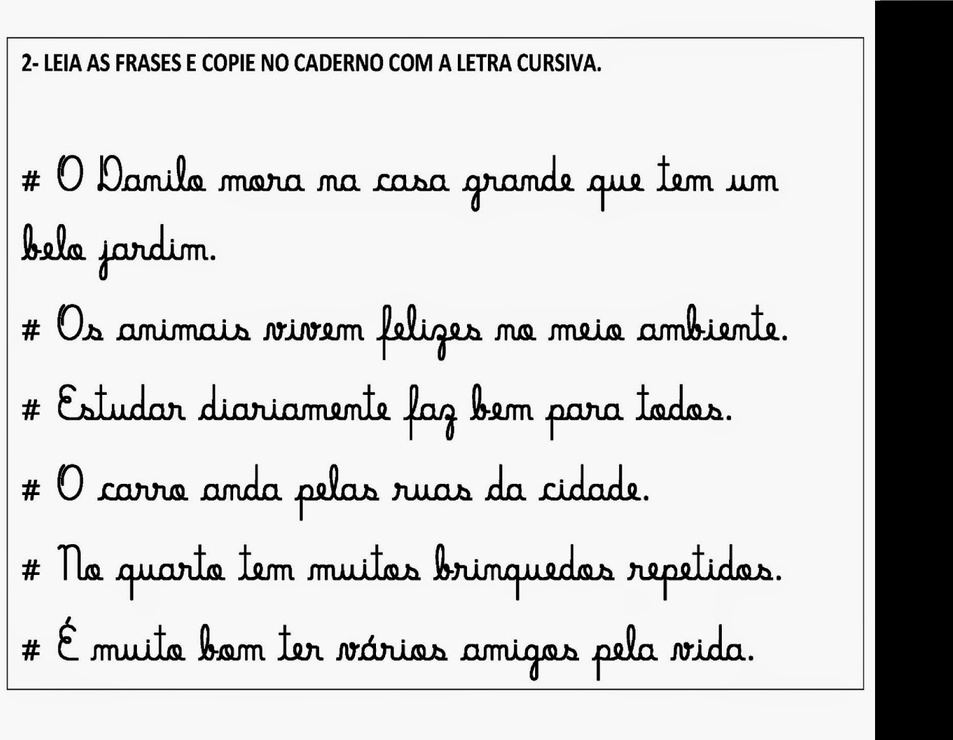
#> input picture tutorials/tesseract/lendo-imagens/ex3.jpg, 953 x 740 px, shrunk from 1455 x 1130 before the run
$ python ocr.py
#> lines starting #> are read from the running program, lines starting #| are printed output that depends on the picture; after the words box and inside, x2 and y2 are one past the last pixel; in counts of white or black regions, pixels touching at a corner belong together
import pytesseract as ocr
import numpy as np
import cv2

from PIL import Image

# tipando a leitura para os canais de ordem RGB
# imagem = Image.open('saoluis.jpg').convert('RGB')
imagem = Image.open('ex3.jpg').convert('RGB')
#> imagem is the input picture: PIL image 953x740 RGB; min 0, max 255, mean 211.8

# convertendo em um array editável de numpy[x, y, CANALS]
npimagem = np.asarray(imagem).astype(np.uint8)

# diminuição dos ruidos antes da binarização
npimagem[:, :, 0] = 0  # zerando o canal R (RED)
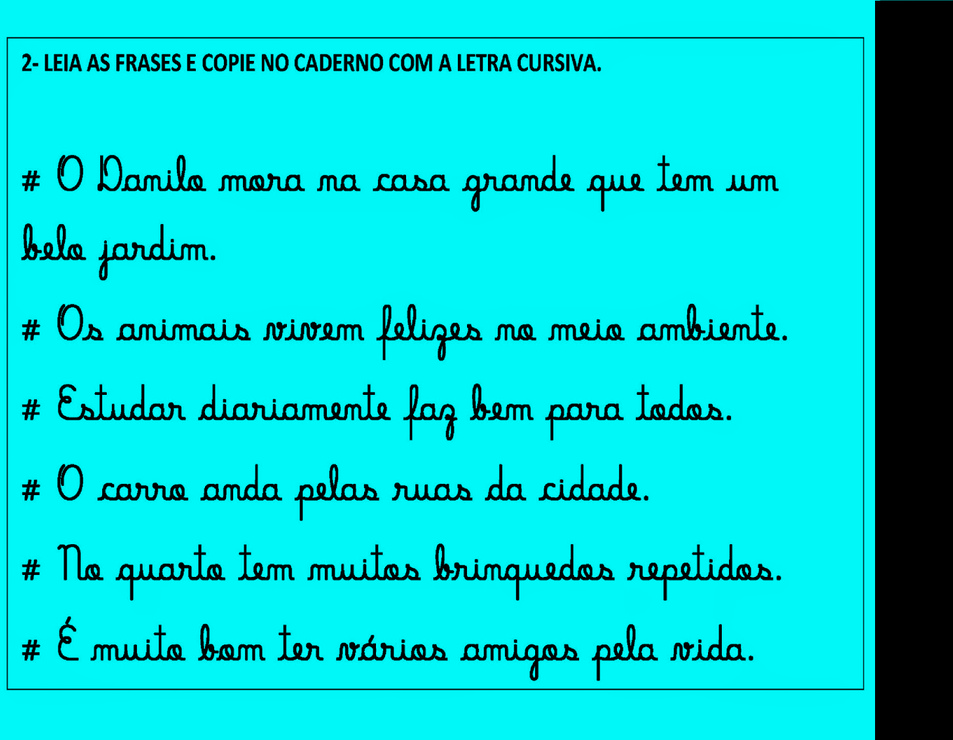
#> npimagem: shape (740, 953, 3); mean R, G, B 0, 211.8, 211.8
npimagem[:, :, 2] = 0  # zerando o canal B (BLUE)
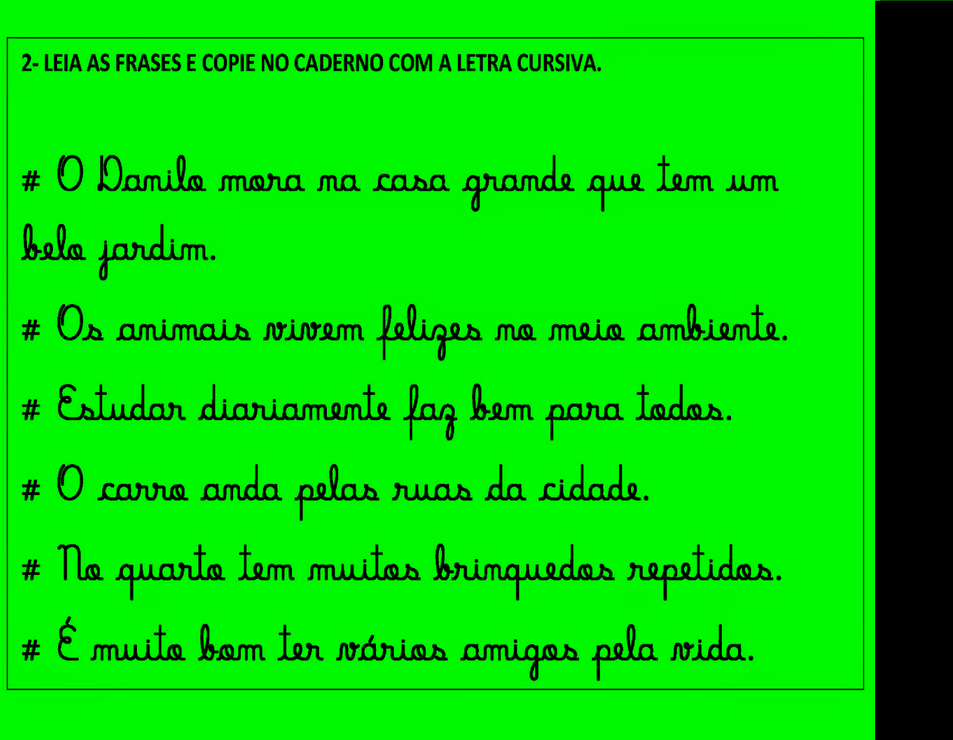
#> npimagem: shape (740, 953, 3); mean R, G, B 0, 211.8, 0

# atribuição em escala de cinza
im = cv2.cvtColor(npimagem, cv2.COLOR_RGB2GRAY)
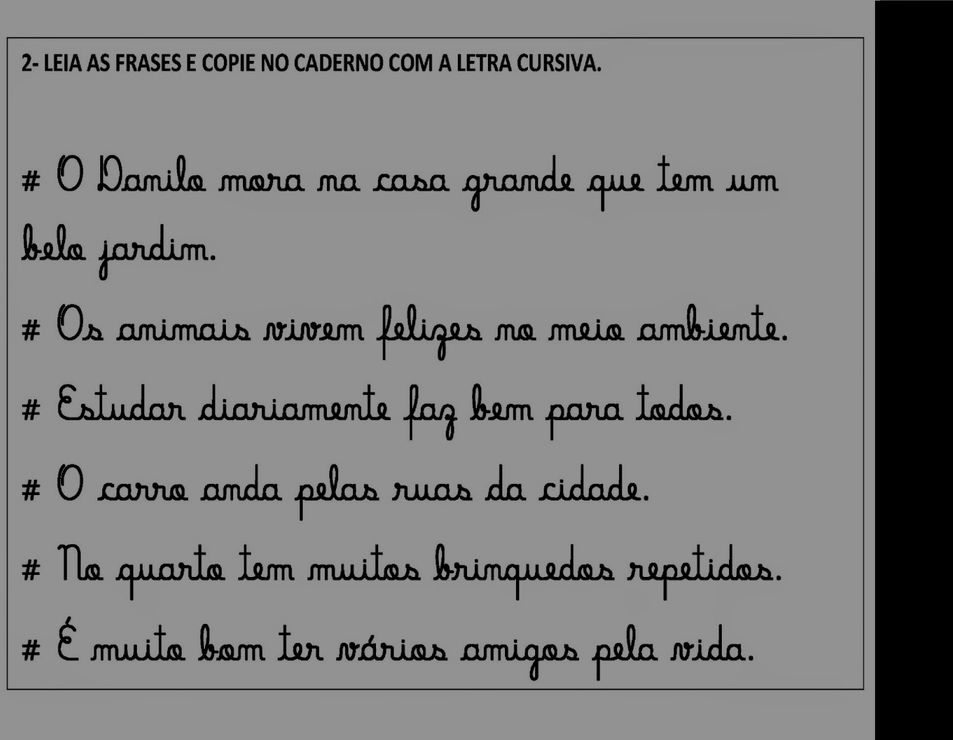
#> im: shape (740, 953); min 0, max 150, mean 124.6

# aplicação da truncagem binária para a intensidade
# pixels de intensidade de cor abaixo de 127 serão convertidos para 0 (PRETO)
# pixels de intensidade de cor acima de 127 serão convertidos para 255 (BRANCO)
# A atrubição do THRESH_OTSU incrementa uma análise inteligente dos nivels de truncagem
ret, thresh = cv2.threshold(im, 200, 255, cv2.THRESH_BINARY | cv2.THRESH_OTSU)
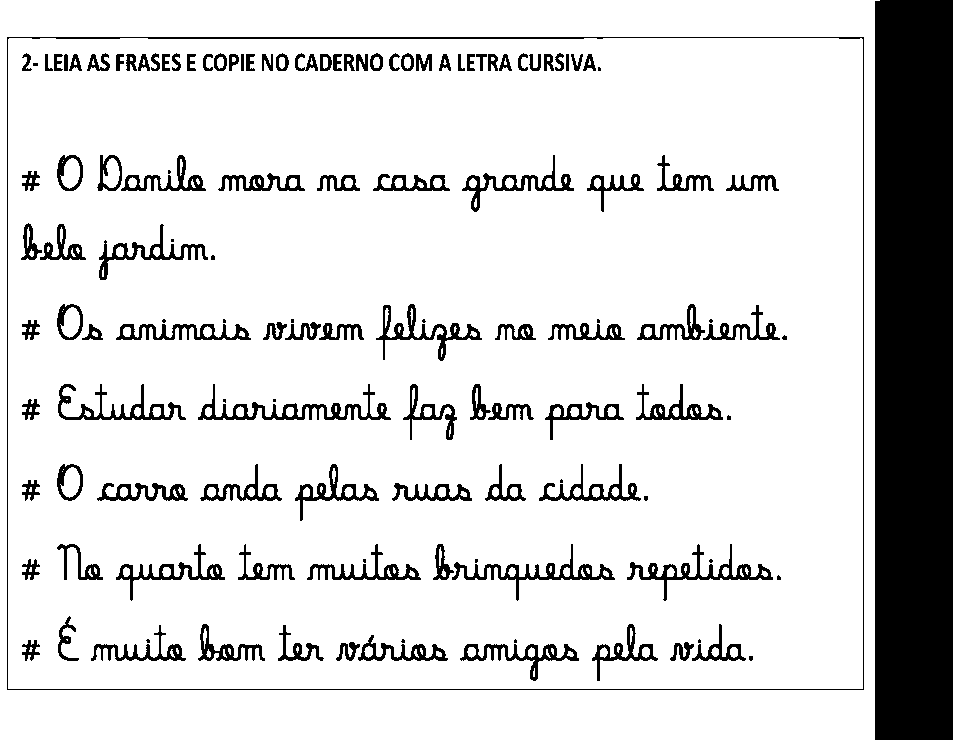
#> thresh: shape (740, 953); 85.3% white; 131 black regions (26 under 20 px), largest, box (x1, y1, x2, y2) and area: (875, 0, 953, 740) 57715, (7, 37, 864, 690) 3553, (198, 384, 391, 420) 1659
#> ret = 76

# reconvertendo o retorno do threshold em um objeto do tipo PIL.Image
binimagem = Image.fromarray(thresh)
# [9 lines of commented-out code are left out]
#> (the run stopped early here; a loop or call above may not have finished)

$ run again, with tutorials/tesseract/lendo-imagens/ex2.jpg copied over tutorials/tesseract/lendo-imagens/ex3.jpg
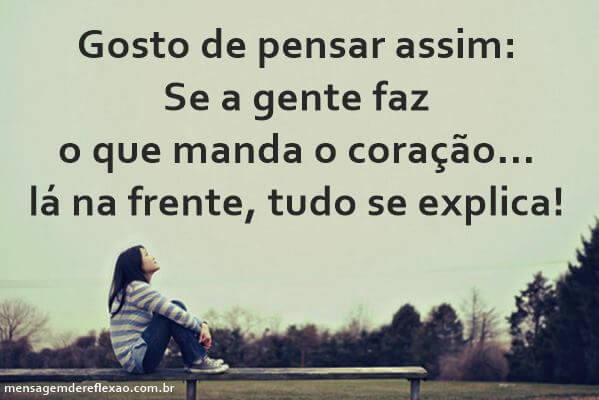
#> input picture tutorials/tesseract/lendo-imagens/ex2.jpg, 599 x 400 px
#> imagem is the input picture: PIL image 599x400 RGB; mean R, G, B 165.7, 170.6, 156.6
#> `im = cv2.cvtColor(npimagem, cv2.COLOR_RGB2GRAY)`:
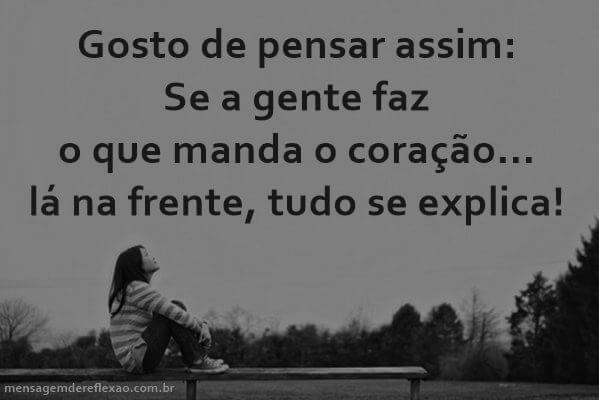
#> im: shape (400, 599); min 0, max 150, mean 100.2
#> `ret, thresh = cv2.threshold(im, 200, 255, cv2.THRESH_BINARY | cv2.THRE..`:
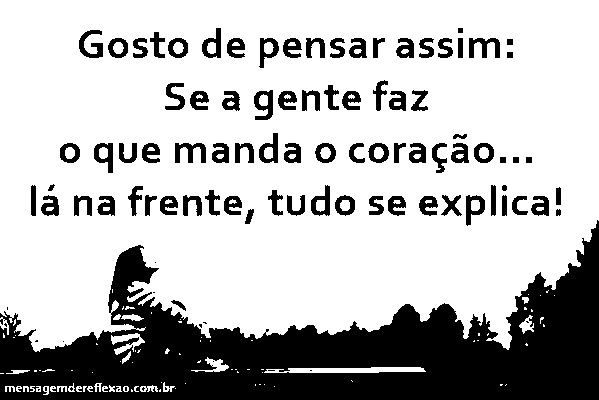
#> thresh: shape (400, 599); 73.2% white; 108 black regions (25 under 20 px), largest, box (x1, y1, x2, y2) and area: (0, 220, 599, 400) 47969, (175, 143, 206, 163) 352, (469, 38, 500, 58) 350
#> ret = 79

$ run again, with tutorials/tesseract/lendo-imagens/ex4.jpg copied over tutorials/tesseract/lendo-imagens/ex3.jpg
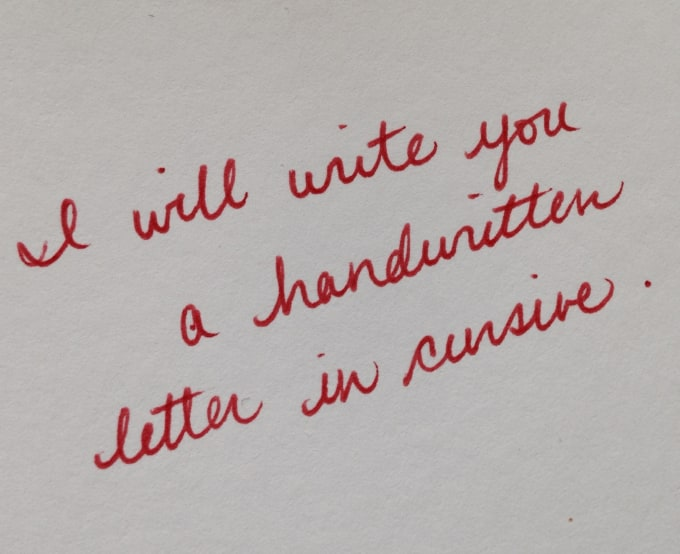
#> input picture tutorials/tesseract/lendo-imagens/ex4.jpg, 680 x 554 px
#> imagem is the input picture: PIL image 680x554 RGB; mean R, G, B 182.2, 173.1, 171.8
#> `im = cv2.cvtColor(npimagem, cv2.COLOR_RGB2GRAY)`:
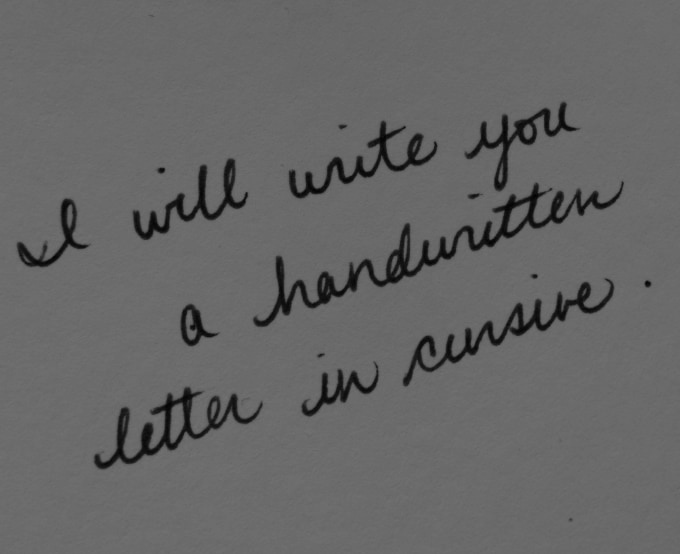
#> im: shape (554, 680); min 0, max 114, mean 101.6
#> `ret, thresh = cv2.threshold(im, 200, 255, cv2.THRESH_BINARY | cv2.THRE..`:
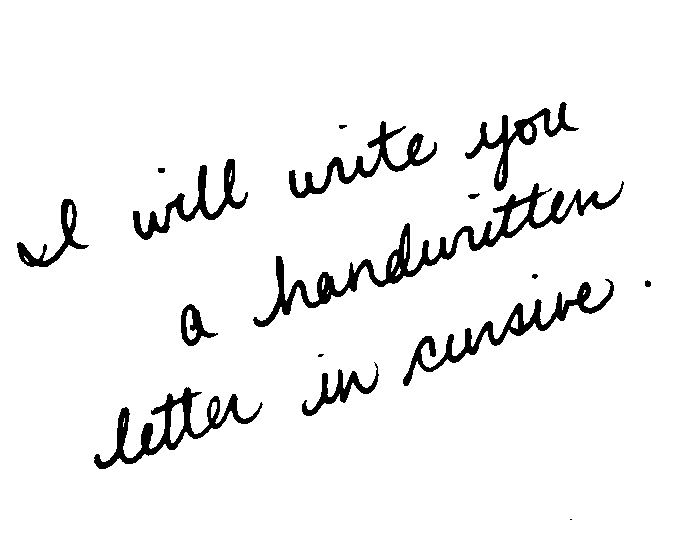
#> thresh: shape (554, 680); 94.6% white; 16 black regions (2 under 20 px), largest, box (x1, y1, x2, y2) and area: (253, 181, 624, 327) 5641, (94, 387, 263, 469) 2911, (403, 279, 614, 386) 2907
#> ret = 68
